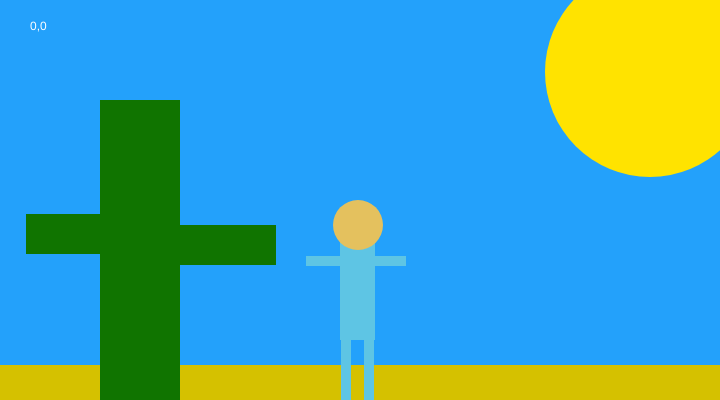
Frame 1 (no input)
Frame 60 (no input): identical to frame 1, image omitted
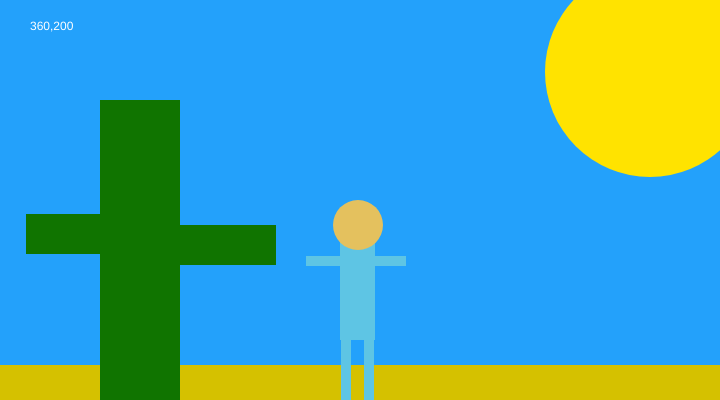
Frame 120 (the mouse pressed at the canvas centre since frame 60)

The p5.js sketch that drew these frames (run headless with seeded random() and noise() and a simulated clock; from frame 60 on, the mouse is pressed at the canvas centre):

// p5.js sketch
// ── sketch.js
function setup() {
  // Sets the screen to be 720 pixels wide and 400 pixels high
  createCanvas(720, 400);

}


function draw(){
  background('#23A1FB');
  noStroke();

fill ('#D5C100');
rect(0, 365, 720, 35);

fill ('#107400'); // trunk
rect(100, 100, 80, 400);

fill ('#107400');
rect(26, 214, 150, 40);

fill ('#107400');
rect(126, 225, 150, 40);

fill('#FFE300'); // sun
ellipse(650, 72, 210, 210);


fill ('#5EC5E4') //body
rect (340, 240, 35, 100);

fill('#E4C15E'); //head
ellipse(358, 225, 50, 50);

fill ('#5EC5E4'); //arm
rect (306, 256, 100, 10);

fill ('#5EC5E4'); //leg 1
rect (341, 325, 10, 100);

fill ('#5EC5E4'); //leg 2
rect (364, 325, 10, 100);


fill(255);
text(mouseX + ',' + mouseY, 30, 30) ;

}



function mouseReleased() {
console.log(mouseX + ',' + mouseY)  ;
}
